Frame 1 (no input): blank canvas, image omitted
Frame 60 (the mouse pressed at the canvas centre just before this capture): blank canvas, image omitted
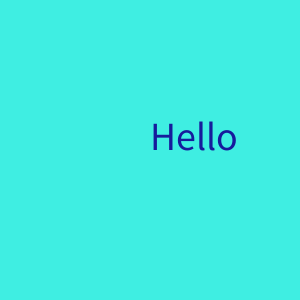
Frame 120 (the mouse held since frame 60 and released just before this capture)

The Processing sketch whose frames 1 and 60 were blank and that drew this single picture after the mouse press (run headless with seeded random() and noise(); from frame 60 on, the mouse is pressed at the canvas centre):

// Processing sketch: week12_3_text
// ── week12_3_text.pde
void setup()
{
  size(300,300);
  textSize(40);
}
void draw()
{
  background(#3FEEE2);
  fill(#161C9C);
  text("Hello",mouseX,mouseY);
}
